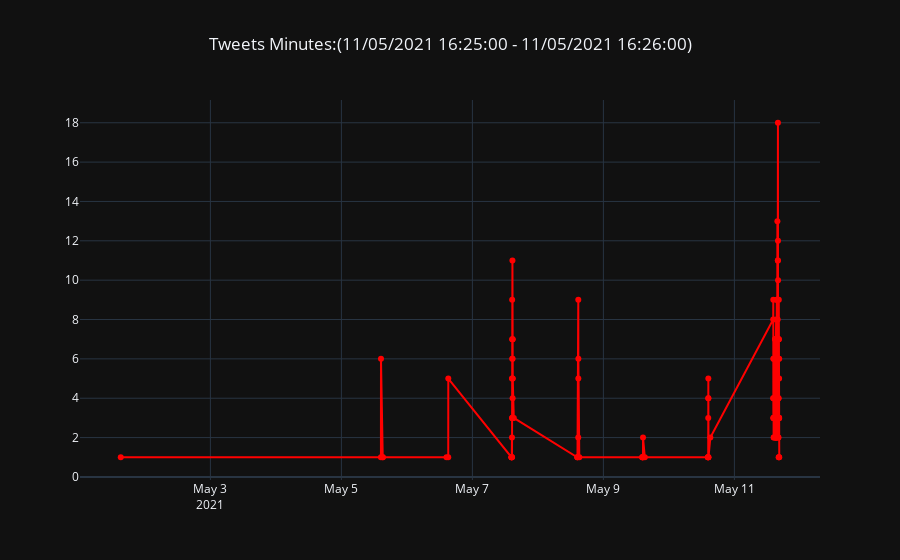

This figure's notebook cell:
### Code cell
df_date = df['user_date'].value_counts().to_frame().reset_index().rename(columns = {'index':'date','user_date':'count'})
df_date['date'] = pd.to_datetime(df_date['date'])
df_date = df_date.sort_values('date', ascending=False)

fig = go.Figure(go.Scatter(x = df_date['date'],
                           y = df_date['count'],
                           mode = 'markers+lines',
                           name = "Submissions",
                           marker_color = 'red'))
fig.update_layout(
    title_text = 'Tweets Minutes:({} - {})'.format(df['user_date'].sort_values()[1].strftime("%d/%m/%Y %H:%M:%S"),
                                                       df['user_date'].sort_values().iloc[-1].strftime("%d/%m/%Y %H:%M:%S")), template="plotly_dark",
    title_x=0.5)
fig.show ()

### Figure 1 — Plotly figure (JSON) as saved in the notebook; plotly's stock layout.template omitted (floating-point values rounded to 4 significant figures; data arrays with more than 128 entries replaced by an {"elided": "..."} marker saying what was removed)
{"data": [{"marker": {"color": "red"}, "mode": "markers+lines", "name": "Submissions", "type": "scatter", "x": {"elided": "163 str values"}, "y": {"elided": "163 int values"}}], "layout": {"title": {"text": "Tweets Minutes:(11/05/2021 16:25:00 - 11/05/2021 16:26:00)", "x": 0.5}}}
